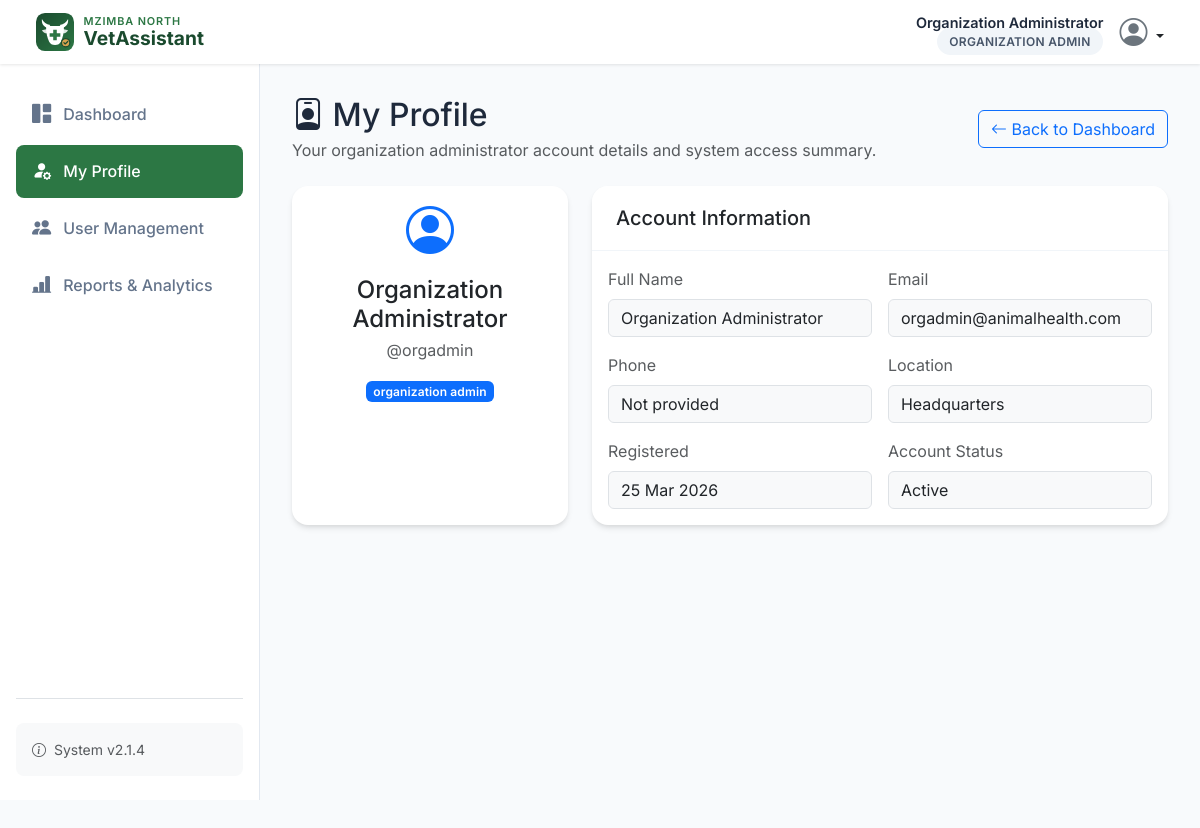
Page /organization/profile (signed in) on the committed database.
### models.py (models this page shows, shortened)
class User(UserMixin, db.Model):
    __tablename__ = 'user'
    id = db.Column(db.Integer, primary_key=True)
    username = db.Column(db.String(80), unique=True, nullable=False)
    email = db.Column(db.String(120), unique=True, nullable=False)
    password_hash = db.Column(db.String(256), nullable=False)
    full_name = db.Column(db.String(100))
    phone = db.Column(db.String(20))
    role = db.Column(db.String(20), nullable=False)  # farmer, veterinarian, organization_admin, system_admin
    location = db.Column(db.String(200))
    specific_location = db.Column(db.String(200))
    farm_name = db.Column(db.String(100))
    animal_types = db.Column(db.String(200))  # Will be 'cattle', 'goat', or 'cattle,goat'
    production_focus = db.Column(db.String(50))  # dairy, meat, dual, breeding
    registration_date = db.Column(db.DateTime, default=get_malawi_time)
    last_login = db.Column(db.DateTime)
    is_active = db.Column(db.Boolean, default=True)
    status = db.Column(db.String(20), nullable=False, default='pending')  # pending, approved, rejected
    approved_at = db.Column(db.DateTime)
    rejected_at = db.Column(db.DateTime)
    reset_token = db.Column(db.String(128))
    reset_token_expires_at = db.Column(db.DateTime)
    preferred_language = db.Column(db.String(10), nullable=False, default='en')  # en, chi, tum
    symptoms = db.relationship('SymptomReport', backref='farmer', foreign_keys='SymptomReport.farmer_id')
    predictions = db.relationship('Prediction', backref='user', foreign_keys='Prediction.user_id')
    treatments = db.relationship('Treatment', backref='veterinarian', foreign_keys='Treatment.vet_id')
    assigned_farmers = db.relationship('User',
        secondary=farmer_veterinarian,
        primaryjoin=(farmer_veterinarian.c.veterinarian_id == id),
        secondaryjoin=(farmer_veterinarian.c.farmer_id == id),
        backref=db.backref('assigned_veterinarians', lazy='dynamic'),
        lazy='dynamic'
    )
    def is_farmer(self):
        return self.role == 'farmer'
    def is_veterinarian(self):
        return self.role == 'veterinarian'
    def is_organization_admin(self):
        return self.role == 'organization_admin'

### app.py (the view)
@app.route('/organization/profile')
@login_required
@role_required('organization_admin')
def org_admin_profile():
    return render_template('organization_admin/my_profile.html')

### api_bridge.py (called while the page is built, shortened)
def render_template(template_name, **context):
    if not g.get('api_bridge'):
        return _flask_render_template(template_name, **context)

### app.py (called while the page is built)
def _get_locale():
    lang = None
    if current_user.is_authenticated:
        lang = getattr(current_user, 'preferred_language', None) or None
    if not lang:
        lang = session.get('language')
    if not lang:
        lang = app.config.get('BABEL_DEFAULT_LOCALE', 'en')
    if lang not in app.config.get('LANGUAGES', ['en']):
        lang = app.config.get('BABEL_DEFAULT_LOCALE', 'en')
    return lang

@app.context_processor
def inject_i18n():
    return {
        'current_language': _get_locale(),
        'available_languages': [
            {'code': code, 'name': name}
            for code, name in [
                ('en', 'English'),
                ('chi', 'Chichewa'),
                ('tum', 'Tumbuka'),
            ] if code in app.config.get('LANGUAGES', ['en'])
        ],
    }

@login_manager.user_loader
def load_user(user_id):
    return User.query.get(int(user_id))

def role_required(*roles):
    def wrapper(f):
        @wraps(f)
        @login_required
        def decorated_function(*args, **kwargs):
            if current_user.role not in roles:
                flash(_('You do not have permission to access this page.'), 'danger')
                return redirect(url_for('dashboard'))
            return f(*args, **kwargs)
        return decorated_function
    return wrapper

### templates/organization_admin/my_profile.html (shortened to what this page needs)
{% extends "base.html" %}
{% block sidebar %}
{% set active_page = 'profile' %}
{% include "organization_admin/_sidebar.html" %}
{% endblock %}
{% block content %}
<div class="d-flex justify-content-between align-items-center mb-4">
    <div>
        <h2 class="mb-1"><i class="bi bi-person-badge"></i> My Profile</h2>
        <p class="text-muted mb-0">Your organization administrator account details and system access summary.</p>
    </div>
    <a href="{{ url_for('org_admin_dashboard') }}" class="btn btn-outline-primary">
        <i class="bi bi-arrow-left"></i> Back to Dashboard
    </a>
</div>
<div class="row g-4">
    <div class="col-lg-4">
        <div class="card h-100">
            <div class="card-body text-center">
                <div class="display-5 text-primary mb-3">
                    <i class="bi bi-person-circle"></i>
                </div>
                <h4 class="mb-1">{{ current_user.full_name or current_user.username }}</h4>
                <div class="text-muted mb-3">@{{ current_user.username }}</div>
                <span class="badge bg-primary">{{ current_user.role.replace('_', ' ') }}</span>
            </div>
        </div>
    </div>
    <div class="col-lg-8">
        <div class="card">
            <div class="card-header">
                <h5 class="mb-0">Account Information</h5>
            </div>
            <div class="card-body">
                <div class="row g-3">
                    <div class="col-md-6">
                        <label class="form-label text-muted">Full Name</label>
                        <div class="form-control bg-light">{{ current_user.full_name or 'Not provided' }}</div>
                    </div>
                    <div class="col-md-6">
                        <label class="form-label text-muted">Email</label>
                        <div class="form-control bg-light">{{ current_user.email }}</div>
                    </div>
                    <div class="col-md-6">
                        <label class="form-label text-muted">Phone</label>
                        <div class="form-control bg-light">{{ current_user.phone or 'Not provided' }}</div>
                    </div>
                    <div class="col-md-6">
                        <label class="form-label text-muted">Location</label>
                        <div class="form-control bg-light">{{ current_user.location or 'Not provided' }}</div>
                    </div>
                    <div class="col-md-6">
                        <label class="form-label text-muted">Registered</label>
                        <div class="form-control bg-light">{{ current_user.registration_date.strftime('%d %b %Y') if current_user.registration_date else 'N/A' }}</div>
                    </div>
                    <div class="col-md-6">
                        <label class="form-label text-muted">Account Status</label>
                        <div class="form-control bg-light">{{ 'Active' if current_user.is_active else 'Inactive' }}</div>
                    </div>
                </div>
            </div>
        </div>
    </div>
</div>
{% endblock %}

### templates/base.html (shortened to what this page needs)
<!DOCTYPE html>
<html lang="en">
<head>
    <link href="https://cdn.jsdelivr.net/npm/bootstrap@5.3.3/dist/css/bootstrap.min.css" rel="stylesheet">
    <link rel="stylesheet" href="https://cdn.jsdelivr.net/npm/bootstrap-icons@1.11.3/font/bootstrap-icons.min.css">
    <link rel="stylesheet" href="{{ url_for('static', filename='css/style.css') }}">
</head>
<body>
    <nav class="navbar navbar-expand-lg fixed-top">
        <div class="container-fluid">
            <a class="navbar-brand" href="{{ url_for('dashboard') }}">
                <img src="{{ url_for('static', filename='images/logo.svg') }}" alt="" class="brand-logo">
                <span class="brand-text">
                    <span class="brand-region">Mzimba North</span>
                    <span class="brand-name">VetAssistant</span>
                </span>
            </a>
            <div class="ms-auto d-flex align-items-center">
                {% if current_user.is_authenticated %}
                    <div class="user-menu">
                        <div class="user-info d-none d-sm-block">
                            <span class="user-name">{{ current_user.full_name or current_user.username }}</span>
                            <span class="role-badge">{{ current_user.role|replace('_', ' ') }}</span>
                        </div>
                        <div class="dropdown">
                            <a href="#" class="d-block link-dark text-decoration-none dropdown-toggle" id="dropdownUser" data-bs-toggle="dropdown" aria-expanded="false">
                                <i class="bi bi-person-circle fs-3 text-secondary"></i>
                            </a>
                        </div>
                    </div>
                {% else %}
                    <a href="{{ url_for('login') }}" class="btn btn-primary btn-sm">Sign In</a>
                {% endif %}
            </div>
        </div>
    </nav>
    <div class="main-wrapper {% if current_user.is_authenticated %}has-sidebar{% endif %}">
        {% if current_user.is_authenticated %}
        <aside class="sidebar" id="sidebar">
            <div class="d-flex flex-column h-100">
                {% block sidebar %}{% endblock %}
                <div class="mt-auto pt-4 border-top">
                    <div class="p-3 bg-light rounded-3 small text-muted">
                        <i class="bi bi-info-circle me-1"></i> System v2.1.4
                    </div>
                </div>
            </div>
        </aside>
        {% endif %}
        <main class="page-content">
            <div class="container-fluid p-0">
                {% block content %}{% endblock %}
            </div>
        </main>
    </div>
</body>
</html>

### static/css/style.css (style rules this page uses)
:root { --primary-color: #1a4a2e; --primary-light: #2c7744; --accent-color: #4caf50; --bg-light: #f8fafc; --card-shadow: 0 4px 6px -1px rgba(0, 0, 0, 0.1), 0 2px 4px -1px rgba(0, 0, 0, 0.06); }
.page-content { animation: fadeInUp 0.4s ease-out; }
.badge { font-weight: 600; letter-spacing: 0.01em; }

### templates/base.html (style rules this page uses)
:root { --primary-color: #1a4a2e; --primary-light: #2c7744; --primary-gradient: linear-gradient(135deg, #1a4a2e 0%, #2c7744 100%); --accent-color: #4caf50; --bg-light: #f8fafc; --sidebar-width: 260px; --navbar-height: 64px; --card-shadow: 0 4px 6px -1px rgba(0, 0, 0, 0.1), 0 2px 4px -1px rgba(0, 0, 0, 0.06); --transition-speed: 0.3s; }
body { font-family: 'Inter', sans-serif; background-color: var(--bg-light); color: #1e293b; min-height: 100vh; }
.navbar { height: var(--navbar-height); background: white !important; box-shadow: 0 1px 3px rgba(0,0,0,0.1); z-index: 1050; padding: 0 1.5rem; }
.navbar-brand { font-weight: 700; color: var(--primary-color) !important; font-size: 1.4rem; display: flex; align-items: center; gap: 0.6rem; }
.navbar-brand .brand-logo { width: 38px; height: 38px; flex-shrink: 0; }
.navbar-brand .brand-text { display: flex; flex-direction: column; line-height: 1.05; }
.navbar-brand .brand-region { font-size: 0.68rem; font-weight: 600; letter-spacing: 0.08em; text-transform: uppercase; color: var(--primary-light); }
.navbar-brand .brand-name { font-size: 1.2rem; }
.sidebar { width: var(--sidebar-width); background: white; border-right: 1px solid #e2e8f0; height: calc(100vh - var(--navbar-height)); position: fixed; top: var(--navbar-height); left: 0; padding: 1.5rem 1rem; overflow-y: auto; z-index: 1040; transition: transform var(--transition-speed) ease; }
.main-wrapper { margin-top: var(--navbar-height); transition: margin-left var(--transition-speed) ease; }
@media (min-width: 992px) { .main-wrapper.has-sidebar { margin-left: var(--sidebar-width); } }
.page-content { padding: 2rem; max-width: 1400px; margin: 0 auto; }
.card { border: none; box-shadow: var(--card-shadow); border-radius: 1rem; overflow: hidden; background: white; }
.card-header { background: white; border-bottom: 1px solid #f1f5f9; padding: 1.25rem 1.5rem; font-weight: 600; }
.role-badge { background: #f1f5f9; color: #475569; font-weight: 600; padding: 0.4rem 0.8rem; border-radius: 2rem; font-size: 0.75rem; text-transform: uppercase; letter-spacing: 0.025em; }
.user-menu { display: flex; align-items: center; gap: 1rem; }
.user-info { text-align: right; line-height: 1.2; }
.user-name { display: block; font-weight: 600; font-size: 0.9rem; color: #1e293b; }

### rows in the picture
User: full_name "Organization Administrator", role "ORGANIZATION ADMIN", username "orgadmin", role.replace "organization admin", email "orgadmin@animalhealth.com", phone "Not provided", location "Headquarters", registration_date "25 Mar 2026", is_active "Active"
